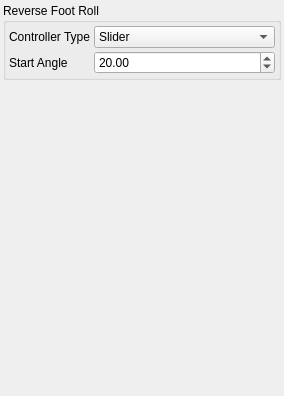
<?xml version="1.0" encoding="UTF-8"?>
<ui version="4.0">
 <class>Form</class>
 <widget class="QWidget" name="Form">
  <property name="geometry">
   <rect>
    <x>0</x>
    <y>0</y>
    <width>284</width>
    <height>396</height>
   </rect>
  </property>
  <property name="windowTitle">
   <string>Form</string>
  </property>
  <layout class="QVBoxLayout" name="verticalLayout">
   <property name="spacing">
    <number>3</number>
   </property>
   <property name="margin">
    <number>3</number>
   </property>
   <item>
    <widget class="QGroupBox" name="groupBox">
     <property name="title">
      <string>Reverse Foot Roll</string>
     </property>
     <layout class="QGridLayout" name="gridLayout">
      <property name="margin">
       <number>3</number>
      </property>
      <property name="spacing">
       <number>3</number>
      </property>
      <item row="0" column="0">
       <widget class="QLabel" name="label">
        <property name="sizePolicy">
         <sizepolicy hsizetype="Fixed" vsizetype="Preferred">
          <horstretch>0</horstretch>
          <verstretch>0</verstretch>
         </sizepolicy>
        </property>
        <property name="text">
         <string>Controller Type</string>
        </property>
       </widget>
      </item>
      <item row="0" column="1">
       <widget class="QComboBox" name="uiRollControl">
        <item>
         <property name="text">
          <string>Slider</string>
         </property>
        </item>
        <item>
         <property name="text">
          <string>Controller</string>
         </property>
        </item>
       </widget>
      </item>
      <item row="1" column="0">
       <widget class="QLabel" name="label_2">
        <property name="text">
         <string>Start Angle</string>
        </property>
       </widget>
      </item>
      <item row="1" column="1">
       <widget class="QDoubleSpinBox" name="uiAngle">
        <property name="maximum">
         <double>180.000000000000000</double>
        </property>
        <property name="value">
         <double>20.000000000000000</double>
        </property>
       </widget>
      </item>
     </layout>
    </widget>
   </item>
   <item>
    <spacer name="verticalSpacer">
     <property name="orientation">
      <enum>Qt::Vertical</enum>
     </property>
     <property name="sizeHint" stdset="0">
      <size>
       <width>20</width>
       <height>320</height>
      </size>
     </property>
    </spacer>
   </item>
  </layout>
 </widget>
 <resources/>
 <connections/>
</ui>
